Frame 1 (no input): blank canvas, image omitted
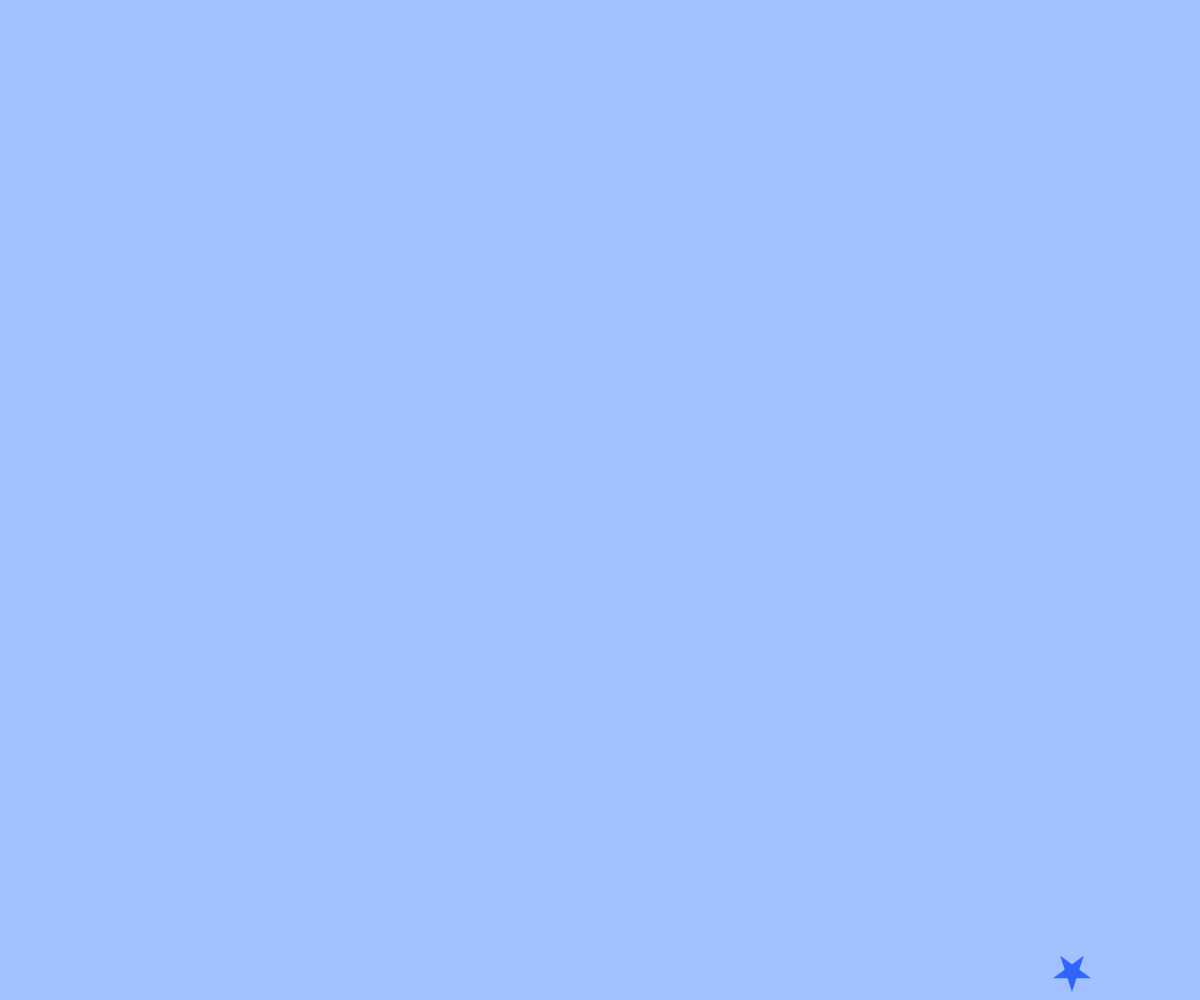
Frame 60 (no input)
Frame 120 (the mouse pressed at the canvas centre since frame 60): blank canvas, image omitted

The p5.js sketch that drew this single still picture (run headless with seeded random() and noise() and a simulated clock; from frame 60 on, the mouse is pressed at the canvas centre):

// p5.js sketch
// ── sketch.js
// テキスト「アニメーション」
let x, y, vx, vy, d=0 , a

function setup(){
  createCanvas(windowWidth, windowHeight);
  x = width / 2;
  y = height / 2;
  vx = 8;
  vy = 8;
}

function draw(){
  background(160, 192, 255);
  // BLANK[2] (hint: 作った star 関数を使います)
fill(50,100,255);
star(x, y, 20, a);
d = d + 1;
if(d>3){d=0};
a = d;
x=x+vx
y=y+vy

  // 端の処理パターン (1) 反対側から出てくる
  if(x > width){ x = 0; }
  else if(x < 0){ x = width; }
  if(y > height){ y = 0; }
  if(y < 0){ y = height; }
}

function star(cx, cy, r, angle){
  beginShape();
  noStroke();
  for(var i = 0; i < 20; i++){
    var theta = TWO_PI * i * 2 / 5 - HALF_PI * angle;
    // BLANK[1] (hint: angle 分だけ星を回転させるには？)

    var x = cx + cos(theta) * r;
    var y = cy + sin(theta) * r;
    vertex(x,y);
  }
  endShape(CLOSE);
}

function windowResized(){
  resizeCanvas(windowWidth, windowHeight);
}
